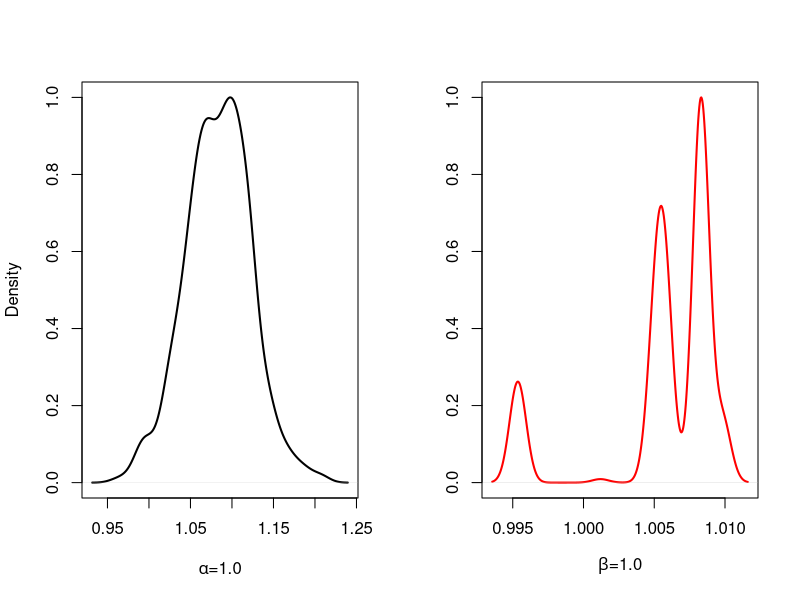

Reproduce this figure in R.
library(ggplot2)
library(dplyr)
## This file reads the CSV document to generate density graphs for 
## alpha, beta parameters

X_data0.1 <- read.csv("Chaos_Data_alpha1.0_beta1.0_T1_lambda1_0.75lambda2_2350.csv",header = T)

d1 = density(X_data0.1[,2])
d1$y = d1$y/max(d1$y)
d2 = density(1/(X_data0.1[,3]))
d2$y = d2$y/max(d2$y)
#layout(matrix(c(1,2,3,4), nrow = 2, ncol = 2, byrow = TRUE))
par(mfrow = c(1, 2))
plot(d1,main = "", xlab=expression(paste(alpha, "=1.0")), col="black",lwd = 2)
plot(d2,main = "", xlab=expression(paste(beta, "=1.0")),ylab = "", col="red",lwd = 2)